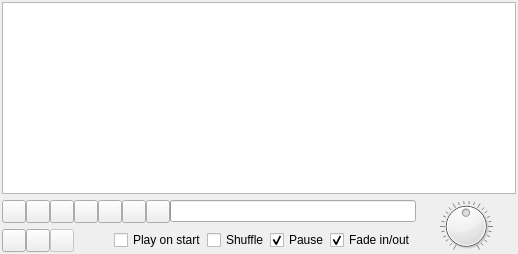
         <widget class="QWidget" name="tabAudioPlayer">
          <attribute name="icon">
           <iconset resource="../qmc2.qrc">
            <normaloff>:/data/img/music.png</normaloff>:/data/img/music.png</iconset>
          </attribute>
          <attribute name="title">
           <string>&amp;Audio player</string>
          </attribute>
          <layout class="QGridLayout" name="gridLayoutAudioPlayer">
           <property name="horizontalSpacing">
            <number>0</number>
           </property>
           <property name="margin">
            <number>2</number>
           </property>
           <item row="0" column="0" colspan="2">
            <widget class="QListWidget" name="listWidgetAudioPlaylist">
             <property name="sizePolicy">
              <sizepolicy hsizetype="Ignored" vsizetype="Expanding">
               <horstretch>0</horstretch>
               <verstretch>0</verstretch>
              </sizepolicy>
             </property>
             <property name="contextMenuPolicy">
              <enum>Qt::ActionsContextMenu</enum>
             </property>
             <property name="toolTip">
              <string>Playlist (move items by dragging &amp; dropping them)</string>
             </property>
             <property name="statusTip">
              <string>Playlist (move items by dragging &amp; dropping them)</string>
             </property>
             <property name="dragEnabled">
              <bool>true</bool>
             </property>
             <property name="dragDropMode">
              <enum>QAbstractItemView::InternalMove</enum>
             </property>
             <property name="selectionMode">
              <enum>QAbstractItemView::ExtendedSelection</enum>
             </property>
            </widget>
           </item>
           <item row="1" column="0">
            <layout class="QHBoxLayout" name="horizontalLayoutAudioPlayer2">
             <item>
              <widget class="QToolButton" name="toolButtonAudioPreviousTrack">
               <property name="sizePolicy">
                <sizepolicy hsizetype="Minimum" vsizetype="Minimum">
                 <horstretch>0</horstretch>
                 <verstretch>0</verstretch>
                </sizepolicy>
               </property>
               <property name="toolTip">
                <string>Previous track</string>
               </property>
               <property name="statusTip">
                <string>Previous track</string>
               </property>
               <property name="icon">
                <iconset resource="../qmc2.qrc">
                 <normaloff>:/data/img/media_back.png</normaloff>:/data/img/media_back.png</iconset>
               </property>
              </widget>
             </item>
             <item>
              <widget class="QToolButton" name="toolButtonAudioNextTrack">
               <property name="sizePolicy">
                <sizepolicy hsizetype="Minimum" vsizetype="Minimum">
                 <horstretch>0</horstretch>
                 <verstretch>0</verstretch>
                </sizepolicy>
               </property>
               <property name="toolTip">
                <string>Next track</string>
               </property>
               <property name="statusTip">
                <string>Next track</string>
               </property>
               <property name="icon">
                <iconset resource="../qmc2.qrc">
                 <normaloff>:/data/img/media_next.png</normaloff>:/data/img/media_next.png</iconset>
               </property>
              </widget>
             </item>
             <item>
              <widget class="QToolButton" name="toolButtonAudioFastBackward">
               <property name="sizePolicy">
                <sizepolicy hsizetype="Minimum" vsizetype="Minimum">
                 <horstretch>0</horstretch>
                 <verstretch>0</verstretch>
                </sizepolicy>
               </property>
               <property name="toolTip">
                <string>Fast backward</string>
               </property>
               <property name="statusTip">
                <string>Fast backward</string>
               </property>
               <property name="icon">
                <iconset resource="../qmc2.qrc">
                 <normaloff>:/data/img/media_fastbackward.png</normaloff>:/data/img/media_fastbackward.png</iconset>
               </property>
               <property name="autoRepeat">
                <bool>true</bool>
               </property>
               <property name="autoRepeatDelay">
                <number>50</number>
               </property>
               <property name="autoRepeatInterval">
                <number>25</number>
               </property>
              </widget>
             </item>
             <item>
              <widget class="QToolButton" name="toolButtonAudioFastForward">
               <property name="sizePolicy">
                <sizepolicy hsizetype="Minimum" vsizetype="Minimum">
                 <horstretch>0</horstretch>
                 <verstretch>0</verstretch>
                </sizepolicy>
               </property>
               <property name="toolTip">
                <string>Fast forward</string>
               </property>
               <property name="statusTip">
                <string>Fast forward</string>
               </property>
               <property name="icon">
                <iconset resource="../qmc2.qrc">
                 <normaloff>:/data/img/media_fastforward.png</normaloff>:/data/img/media_fastforward.png</iconset>
               </property>
               <property name="autoRepeat">
                <bool>true</bool>
               </property>
               <property name="autoRepeatDelay">
                <number>50</number>
               </property>
               <property name="autoRepeatInterval">
                <number>25</number>
               </property>
              </widget>
             </item>
             <item>
              <widget class="QToolButton" name="toolButtonAudioStopTrack">
               <property name="sizePolicy">
                <sizepolicy hsizetype="Minimum" vsizetype="Minimum">
                 <horstretch>0</horstretch>
                 <verstretch>0</verstretch>
                </sizepolicy>
               </property>
               <property name="toolTip">
                <string>Stop track</string>
               </property>
               <property name="statusTip">
                <string>Stop track</string>
               </property>
               <property name="icon">
                <iconset resource="../qmc2.qrc">
                 <normaloff>:/data/img/media_stop.png</normaloff>:/data/img/media_stop.png</iconset>
               </property>
               <property name="checkable">
                <bool>true</bool>
               </property>
              </widget>
             </item>
             <item>
              <widget class="QToolButton" name="toolButtonAudioPauseTrack">
               <property name="sizePolicy">
                <sizepolicy hsizetype="Minimum" vsizetype="Minimum">
                 <horstretch>0</horstretch>
                 <verstretch>0</verstretch>
                </sizepolicy>
               </property>
               <property name="toolTip">
                <string>Pause track</string>
               </property>
               <property name="statusTip">
                <string>Pause track</string>
               </property>
               <property name="icon">
                <iconset resource="../qmc2.qrc">
                 <normaloff>:/data/img/media_pause.png</normaloff>:/data/img/media_pause.png</iconset>
               </property>
               <property name="checkable">
                <bool>true</bool>
               </property>
              </widget>
             </item>
             <item>
              <widget class="QToolButton" name="toolButtonAudioPlayTrack">
               <property name="sizePolicy">
                <sizepolicy hsizetype="Minimum" vsizetype="Minimum">
                 <horstretch>0</horstretch>
                 <verstretch>0</verstretch>
                </sizepolicy>
               </property>
               <property name="toolTip">
                <string>Play track</string>
               </property>
               <property name="statusTip">
                <string>Play track</string>
               </property>
               <property name="icon">
                <iconset resource="../qmc2.qrc">
                 <normaloff>:/data/img/media_play.png</normaloff>:/data/img/media_play.png</iconset>
               </property>
               <property name="checkable">
                <bool>true</bool>
               </property>
              </widget>
             </item>
             <item>
              <widget class="QProgressBar" name="progressBarAudioProgress">
               <property name="toolTip">
                <string>Progress indicator for current track</string>
               </property>
               <property name="statusTip">
                <string>Progress indicator for current track</string>
               </property>
               <property name="maximum">
                <number>100</number>
               </property>
               <property name="format">
                <string>%vs (%ms total)</string>
               </property>
              </widget>
             </item>
            </layout>
           </item>
           <item row="1" column="1" rowspan="2">
            <widget class="QDial" name="dialAudioVolume">
             <property name="toolTip">
              <string>Audio player volume</string>
             </property>
             <property name="statusTip">
              <string>Audio player volume</string>
             </property>
             <property name="maximum">
              <number>100</number>
             </property>
             <property name="value">
              <number>50</number>
             </property>
             <property name="notchesVisible">
              <bool>true</bool>
             </property>
            </widget>
           </item>
           <item row="2" column="0">
            <layout class="QHBoxLayout" name="horizontalLayoutAudioPlayer1">
             <item>
              <widget class="QToolButton" name="toolButtonAudioAddTracks">
               <property name="sizePolicy">
                <sizepolicy hsizetype="Minimum" vsizetype="Minimum">
                 <horstretch>0</horstretch>
                 <verstretch>0</verstretch>
                </sizepolicy>
               </property>
               <property name="toolTip">
                <string>Browse for tracks to add to playlist</string>
               </property>
               <property name="statusTip">
                <string>Browse for tracks to add to playlist</string>
               </property>
               <property name="icon">
                <iconset resource="../qmc2.qrc">
                 <normaloff>:/data/img/fileopen.png</normaloff>:/data/img/fileopen.png</iconset>
               </property>
              </widget>
             </item>
             <item>
              <widget class="QToolButton" name="toolButtonAudioAddURL">
               <property name="sizePolicy">
                <sizepolicy hsizetype="Minimum" vsizetype="Minimum">
                 <horstretch>0</horstretch>
                 <verstretch>0</verstretch>
                </sizepolicy>
               </property>
               <property name="toolTip">
                <string>Enter URL to add to playlist</string>
               </property>
               <property name="statusTip">
                <string>Enter URL to add to playlist</string>
               </property>
               <property name="icon">
                <iconset resource="../qmc2.qrc">
                 <normaloff>:/data/img/url.png</normaloff>:/data/img/url.png</iconset>
               </property>
              </widget>
             </item>
             <item>
              <widget class="QToolButton" name="toolButtonAudioRemoveTracks">
               <property name="enabled">
                <bool>false</bool>
               </property>
               <property name="sizePolicy">
                <sizepolicy hsizetype="Minimum" vsizetype="Minimum">
                 <horstretch>0</horstretch>
                 <verstretch>0</verstretch>
                </sizepolicy>
               </property>
               <property name="toolTip">
                <string>Remove selected tracks from playlist</string>
               </property>
               <property name="statusTip">
                <string>Remove selected tracks from playlist</string>
               </property>
               <property name="icon">
                <iconset resource="../qmc2.qrc">
                 <normaloff>:/data/img/stop.png</normaloff>:/data/img/stop.png</iconset>
               </property>
              </widget>
             </item>
             <item>
              <spacer name="horizontalSpacer_2">
               <property name="orientation">
                <enum>Qt::Horizontal</enum>
               </property>
               <property name="sizeHint" stdset="0">
                <size>
                 <width>40</width>
                 <height>20</height>
                </size>
               </property>
              </spacer>
             </item>
             <item>
              <widget class="QCheckBox" name="checkBoxAudioPlayOnStart">
               <property name="sizePolicy">
                <sizepolicy hsizetype="Preferred" vsizetype="Fixed">
                 <horstretch>0</horstretch>
                 <verstretch>0</verstretch>
                </sizepolicy>
               </property>
               <property name="toolTip">
                <string>Start playing automatically when QMC2 has started</string>
               </property>
               <property name="statusTip">
                <string>Start playing automatically when QMC2 has started</string>
               </property>
               <property name="text">
                <string>Play on start</string>
               </property>
              </widget>
             </item>
             <item>
              <widget class="QCheckBox" name="checkBoxAudioShuffle">
               <property name="sizePolicy">
                <sizepolicy hsizetype="Preferred" vsizetype="Fixed">
                 <horstretch>0</horstretch>
                 <verstretch>0</verstretch>
                </sizepolicy>
               </property>
               <property name="toolTip">
                <string>Select random tracks from playlist</string>
               </property>
               <property name="statusTip">
                <string>Select random tracks from playlist</string>
               </property>
               <property name="text">
                <string>Shuffle</string>
               </property>
              </widget>
             </item>
             <item>
              <widget class="QCheckBox" name="checkBoxAudioPause">
               <property name="sizePolicy">
                <sizepolicy hsizetype="Preferred" vsizetype="Fixed">
                 <horstretch>0</horstretch>
                 <verstretch>0</verstretch>
                </sizepolicy>
               </property>
               <property name="toolTip">
                <string>Automatically pause audio playback when at least one emulator is running</string>
               </property>
               <property name="statusTip">
                <string>Automatically pause audio playback when at least one emulator is running</string>
               </property>
               <property name="text">
                <string>Pause</string>
               </property>
               <property name="checked">
                <bool>true</bool>
               </property>
              </widget>
             </item>
             <item>
              <widget class="QCheckBox" name="checkBoxAudioFade">
               <property name="sizePolicy">
                <sizepolicy hsizetype="Preferred" vsizetype="Fixed">
                 <horstretch>0</horstretch>
                 <verstretch>0</verstretch>
                </sizepolicy>
               </property>
               <property name="toolTip">
                <string>Fade in and out on pause / resume</string>
               </property>
               <property name="statusTip">
                <string>Fade in and out on pause / resume</string>
               </property>
               <property name="text">
                <string>Fade in/out</string>
               </property>
               <property name="checked">
                <bool>true</bool>
               </property>
              </widget>
             </item>
            </layout>
           </item>
          </layout>
         </widget>
